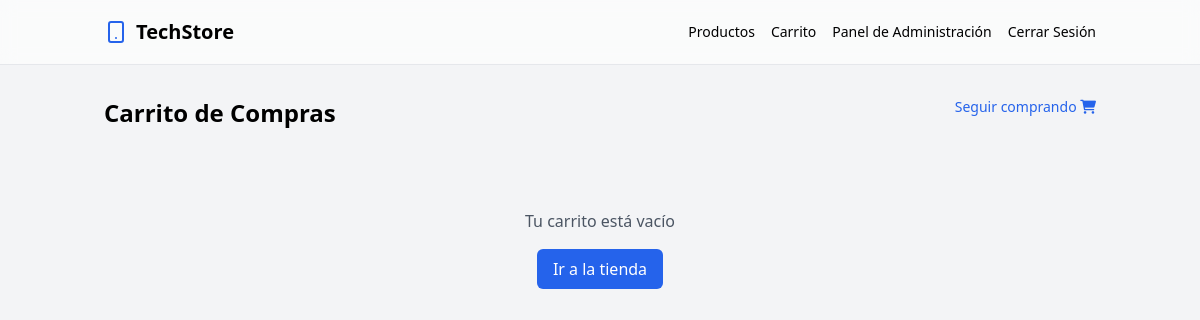
The page /carrito/ver/ (signed in) on the database as committed earlier.
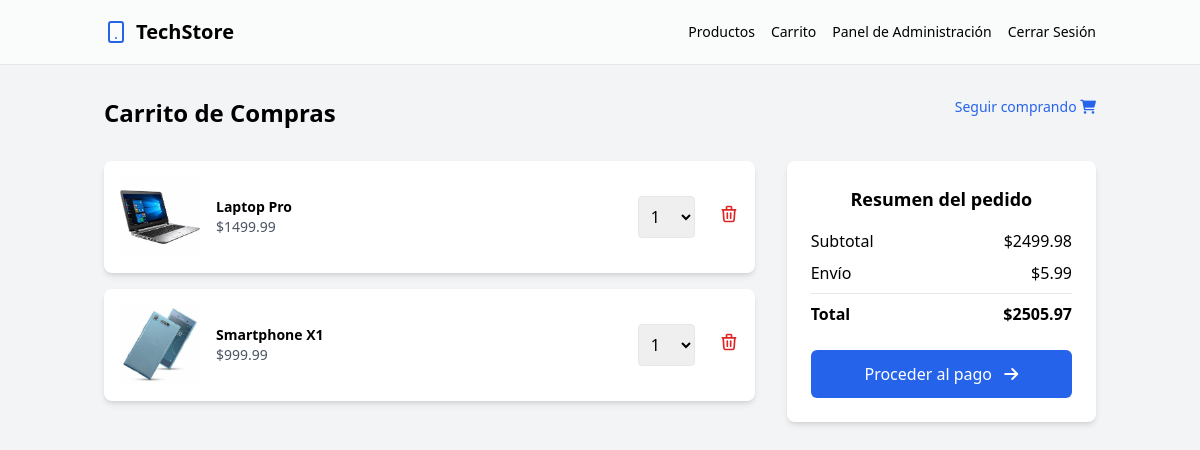
The same page on the database as committed later.
### carrito_app/models.py (models this page shows, shortened)
class CartItem(models.Model):
    carrito = models.ForeignKey(Cart, related_name='items', on_delete=models.CASCADE)
    producto = models.ForeignKey(Product, on_delete=models.CASCADE)
    cantidad = models.PositiveIntegerField(default=1)

### catalogo_app/models.py (models this page shows, shortened)
class Product(models.Model):
    nombre = models.CharField(max_length=200)
    descripcion = models.TextField()
    precio = models.DecimalField(max_digits=10, decimal_places=2)
    stock = models.PositiveIntegerField()
    categoria = models.ForeignKey(Category, on_delete=models.CASCADE)
    imagen = models.ImageField(upload_to='products/', blank=True, null=True)

### carrito_app/views.py (the view)
# urls.py: path('ver/', views.ver_carrito, name='ver_carrito'),
@login_required
def ver_carrito(request):
    carrito, created = Cart.objects.get_or_create(user=request.user)
    items = carrito.items.all().select_related('producto')
    subtotal = sum(item.producto.precio * item.cantidad for item in items)
    envio = Decimal('5.99') if subtotal > 0 else Decimal('0')
    total = subtotal + envio
    context = {
        'carrito': carrito,
        'items': items,
        'subtotal': subtotal,
        'envio': envio,
        'total': total
    }
    return render(request, 'carrito_app/ver_carrito.html', context)

### carrito_app/templates/carrito_app/ver_carrito.html (shortened to what this page needs)
{% load static %}
<!DOCTYPE html>
<html lang="es">
    <head>
        <link href="https://cdnjs.cloudflare.com/ajax/libs/font-awesome/6.0.0-beta3/css/all.min.css"
              rel="stylesheet">
        <script src="https://cdn.tailwindcss.com"></script>
    </head>
    <body>
        {% include 'nav.html' %}
        <div class="container mx-auto px-4 py-8">
            <div class="flex justify-between">
                <h1 class="text-2xl font-bold mb-8">Carrito de Compras</h1>
                <a href="{% url 'catalogo' %}"
                   class="text-blue-600 text-sm hidden sm:block">
                    Seguir comprando
                    <i class="fa-solid fa-cart-shopping"></i>
                </a>
            </div>
            {% if items %}
                <div class="grid grid-cols-1 lg:grid-cols-3 gap-8">
                    <div class="lg:col-span-2">
                        {% for item in items %}
                            <div class="bg-white rounded-lg shadow-md p-4 mb-4 flex items-center justify-between">
                                {% if item.producto.imagen %}
                                    <img src="{{ item.producto.imagen.url }}"
                                         alt="{{ item.producto.nombre }}"
                                         class="w-20 h-20 object-cover rounded">
                                {% endif %}
                                <div class="flex-grow ml-4">
                                    <p class="font-semibold text-sm">{{ item.producto.nombre }}</p>
                                    <p class="text-gray-600 text-sm">${{ item.producto.precio }}</p>
                                </div>
                                <div class="flex items-center">
                                    <form method="POST"
                                          action="{% url 'actualizar_cantidad' item.id %}"
                                          class="flex items-center">
                                        <select name="cantidad"
                                                onchange="this.form.submit()"
                                                class="rounded border p-2 mr-2">
                                            {% for i in "x"|rjust:item.producto.stock %}
                                                <option value="{{ forloop.counter }}"
                                                        {% if item.cantidad == forloop.counter %}selected{% endif %}>
                                                    {{ forloop.counter }}
                                                </option>
                                            {% endfor %}
                                        </select>
                                    </form>
                                    <form method="POST"
                                          action="{% url 'eliminar_del_carrito' item.id %}"
                                          class="ml-4">
                                        <button type="submit" class="text-red-600 hover:text-red-800">
                                            <svg class="w-5 h-5" fill="none" stroke="currentColor" viewBox="0 0 24 24">
                                                <path stroke-linecap="round" stroke-linejoin="round" stroke-width="2" d="M19 7l-.867 12.142A2 2 0 0116.138 21H7.862a2 2 0 01-1.995-1.858L5 7m5 4v6m4-6v6m1-10V4a1 1 0 00-1-1h-4a1 1 0 00-1 1v3M4 7h16" />
                                            </svg>
                                        </button>
                                    </form>
                                </div>
                            </div>
                        {% endfor %}
                    </div>
                    <div class="lg:col-span-1">
                        <div class="bg-white rounded-lg shadow-md p-6 sticky top-4 text-center">
                            <h2 class="text-lg font-semibold mb-4">Resumen del pedido</h2>
                            <div class="space-y-2">
                                <div class="flex justify-between">
                                    <span>Subtotal</span>
                                    <span>${{ subtotal }}</span>
                                </div>
                                <div class="flex justify-between">
                                    <span>Envío</span>
                                    <span>${{ envio }}</span>
                                </div>
                                <div class="border-t pt-2 mt-2">
                                    <div class="flex justify-between font-semibold">
                                        <span>Total</span>
                                        <span>${{ total }}</span>
                                    </div>
                                </div>
                            </div>
                            <form method="POST" action="{% url 'crear_orden' %}" class="mt-6">
                                <button type="submit"
                                        class="w-full bg-blue-600 text-white py-3 px-6 rounded-md hover:bg-blue-700 focus:outline-none focus:ring-2 focus:ring-blue-500 focus:ring-offset-2 transition duration-150 ease-in-out transform hover:scale-105 mb-5 sm:mb-0">
                                    Proceder al pago
                                    <i class="fas fa-arrow-right ml-2"></i>
                                </button>
                            </form>
                        </div>
                    </div>
                </div>
            {% else %}
                <div class="text-center py-12">
                    <p class="text-gray-600 mb-4">Tu carrito está vacío</p>
                    <a href="{% url 'catalogo' %}"
                       class="inline-block bg-blue-600 text-white py-2 px-4 rounded-md hover:bg-blue-700 transition-colors">
                        Ir a la tienda
                    </a>
                </div>
            {% endif %}
        </div>
    </body>
</html>

### templates/nav.html (shortened to what this page needs)
{% load static %}
<!DOCTYPE html>
<html lang="es">
<head>
    <script src="https://cdn.tailwindcss.com"></script>
</head>
<body class="bg-gray-100">
    <header class="sticky top-0 z-50 w-full border-b bg-white/95 backdrop-blur supports-[backdrop-filter]:bg-white/60">
        <div class="container mx-auto px-4">
            <div class="flex h-16 items-center justify-between">
                <a href="{% url 'home' %}" class="flex items-center space-x-2">
                    <i data-lucide="smartphone" class="h-6 w-6 text-blue-600"></i>
                    <span class="font-bold text-xl">TechStore</span>
                </a>
                <nav class="hidden md:flex space-x-4">
                    <a class="text-sm font-medium hover:text-blue-600 transition-colors" href="{% url 'catalogo' %}">Productos</a>
                    {% if user.is_authenticated %}
                        <a class="text-sm font-medium hover:text-blue-600 transition-colors" href="{% url 'ver_carrito' %}">Carrito</a>
                        {% if user.is_superuser %}
                            <a href="{% url 'admin:index' %}" class="text-sm font-medium hover:text-blue-600 transition-colors">Panel de Administración</a>
                        {% endif %}
                        <a href="#" onclick="document.getElementById('logout-form').submit(); return false;" class="text-sm font-medium hover:text-blue-600 transition-colors">Cerrar Sesión</a>
                    {% else %}
                        <a class="text-sm font-medium hover:text-blue-600 transition-colors" href="{% url 'login' %}">Iniciar Sesión</a>
                    {% endif %}
                </nav>
            </div>
        </div>
    </header>
</body>
</html>

Rows that differ between the two databases and show on the page:
added CartItem: producto.imagen (picture), producto.nombre "Laptop Pro", producto.precio "1499.99", cantidad "1"
added CartItem: producto.imagen (picture), producto.nombre "Smartphone X1", producto.precio "999.99", cantidad "1"
Other text that changed with them:
{{ subtotal }}: (not shown) → "2499.98"
{{ envio }}: (not shown) → "5.99"
{{ total }}: (not shown) → "2505.97"
text no longer shown: "Tu carrito está vacío Ir a la tienda"
text now shown: "Resumen del pedido Subtotal $ Envío $ Total $ Proceder al pago"
